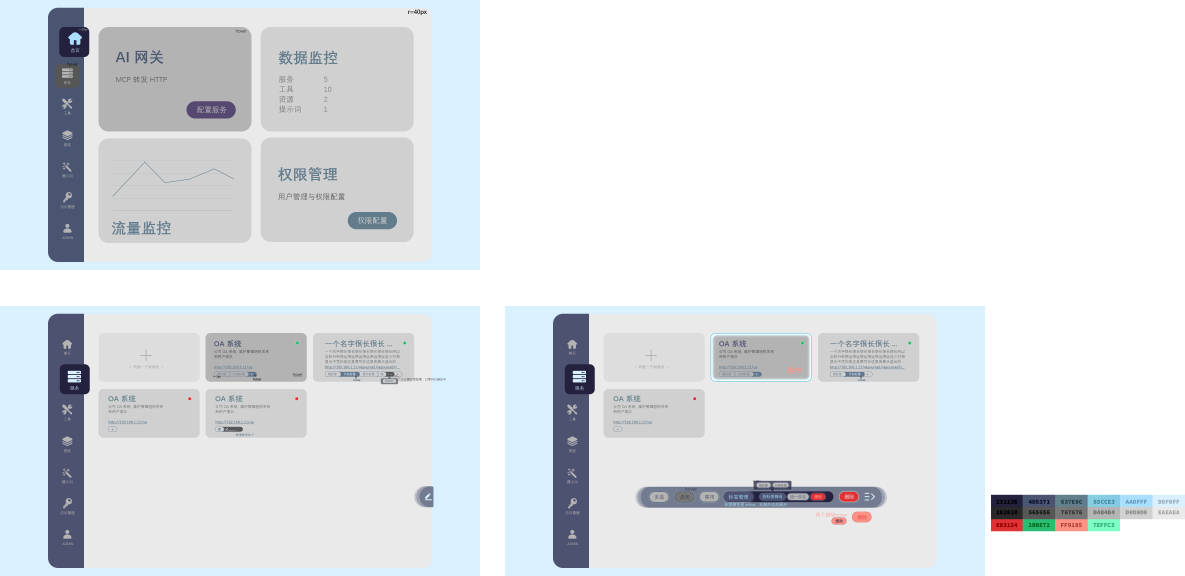
#> input picture _work/preview/首页与服务列表.png, 4737 x 2304 px, found by its file name (shown at 1/4 size); its folder holds 3 pictures in this run
$ python crop_boards.py
#> lines starting #> are read from the running program, lines starting #| are printed output that depends on the picture
# -*- coding: utf-8 -*-
"""Crop artboards out of the rendered PSD composites for close reading."""
import os
from PIL import Image

SRC = r'E:\IdeaProjects\mcp-rest-bridge\_work\preview'
OUT = r'E:\IdeaProjects\mcp-rest-bridge\_work\boards'
os.makedirs(OUT, exist_ok=True)

jobs = {
    '首页与服务列表': [
        ('p1-home', (0, 0, 1920, 1080)),
        ('p2-list', (0, 1224, 1920, 2304)),
        ('p3-list-hover', (2020, 1224, 3940, 2304)),
        ('p4-toolbar-zoom', (2210, 1254, 3749, 2273)),
    ],
    '服务的创建与导入': [
        ('s1-new-service', (0, 0, 1920, 1080)),
        ('s2-import-upload', (2020, 0, 3940, 1080)),
        ('s3-import-check', (4040, 0, 5960, 1080)),
        ('s4-import-result', (6060, 0, 7980, 1080)),
    ],
    '工具': [
        ('t1-tool-list', (0, 0, 1920, 1080)),
        ('t2-tool-detail', (2020, 0, 3940, 1080)),
        ('t3-param-frames-left', (700, 1300, 4000, 1951)),
        ('t4-param-frames-right', (4000, 1300, 8027, 1951)),
    ],
}

for name, crops in jobs.items():
    im = Image.open(os.path.join(SRC, name + '.png')).convert('RGB')
#> im is the input picture: PIL image 4737x2304 RGB; mean R, G, B 226.4, 230.1, 233.6
    for label, box in crops:
        box = (max(0, box[0]), max(0, box[1]), min(im.width, box[2]), min(im.height, box[3]))
        piece = im.crop(box)
        path = os.path.join(OUT, label + '.png')
        piece.save(path)
        print('%-22s %-24s %s  size=%s' % (name, label, box, piece.size))
#> this loop made 4 passes
#> pass 1, `piece = im.crop(box)`:
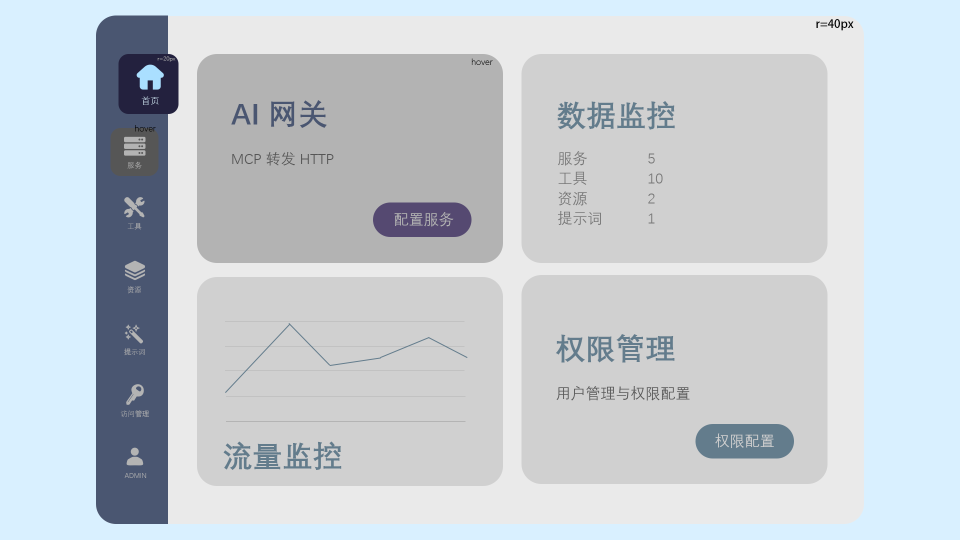
#> piece: PIL image 1920x1080 RGB (shown at 1/2 size); mean R, G, B 199.7, 206.4, 212.4
#> pass 2, `piece = im.crop(box)`:
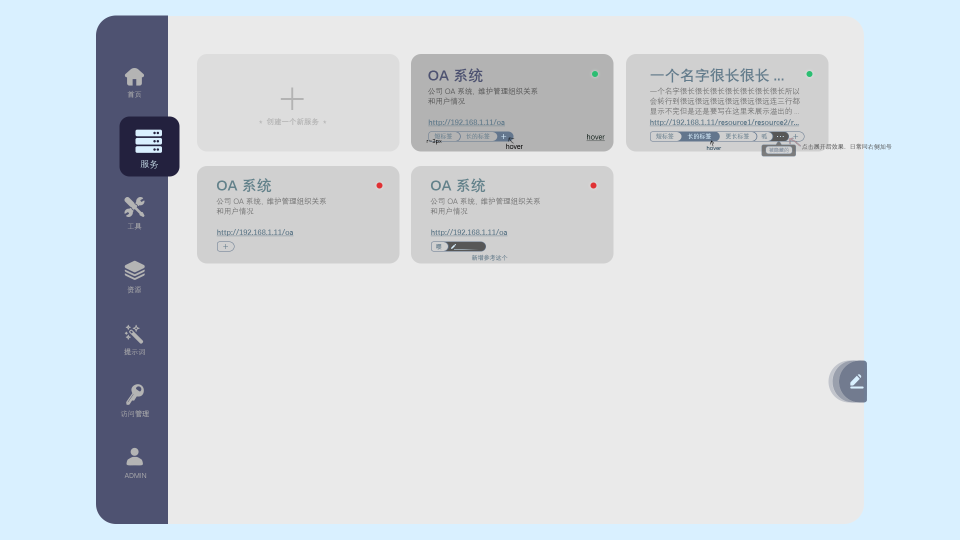
#> piece: PIL image 1920x1080 RGB (shown at 1/2 size); mean R, G, B 211.8, 217.9, 223.9
#> pass 3, `piece = im.crop(box)`:
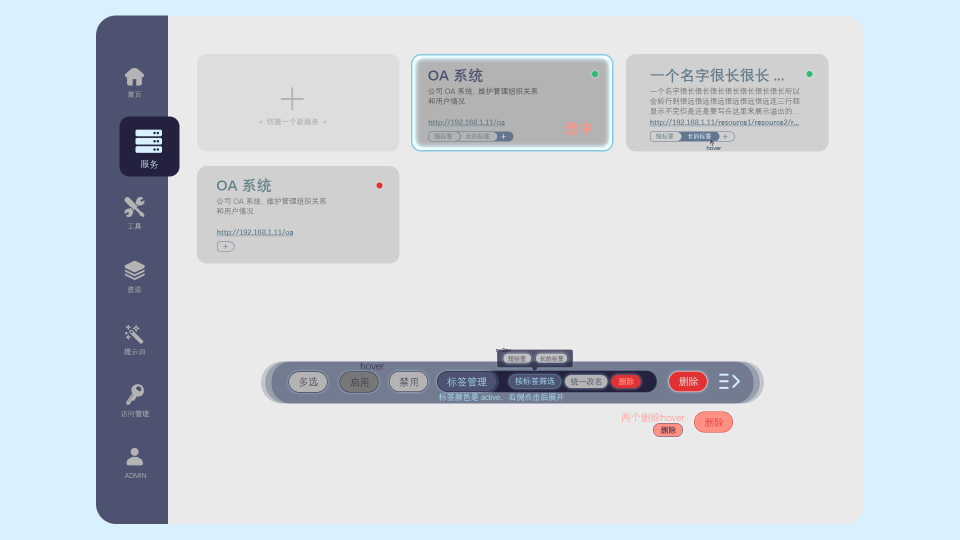
#> piece: PIL image 1920x1080 RGB (shown at 1/2 size); mean R, G, B 208.9, 214.9, 221.6
#> after the loop:
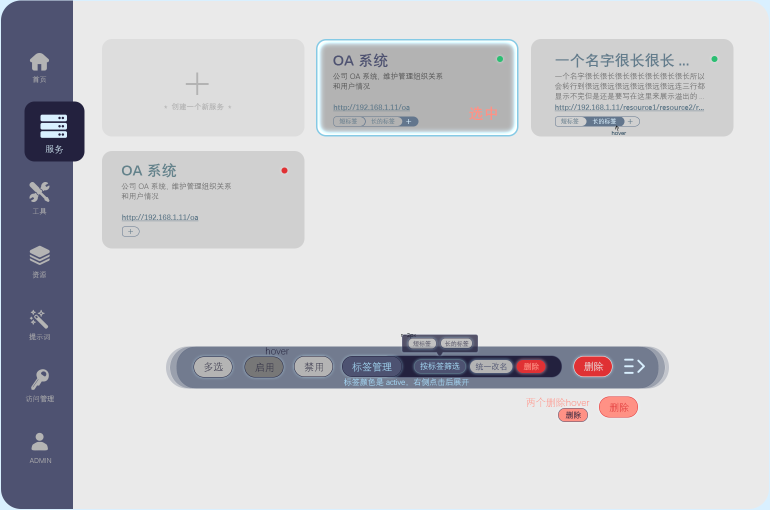
#> piece: PIL image 1539x1019 RGB (shown at 1/2 size); mean R, G, B 206.3, 206.8, 210.8
#> pass 2 of the loop `for name, crops in jobs.items():`:
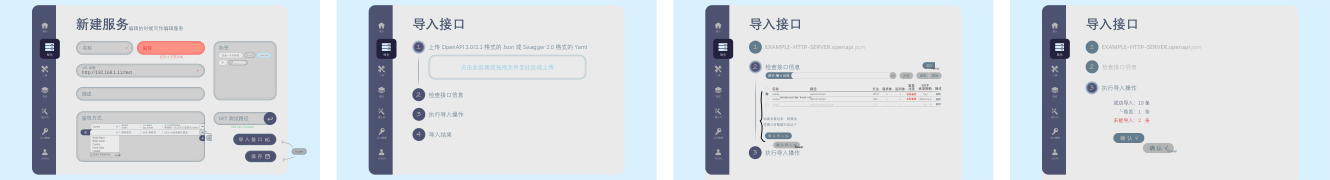
#> input picture _work/preview/服务的创建与导入.png, 7980 x 1080 px, found by its file name (shown at 1/6 size)
#> im is the input picture: PIL image 7980x1080 RGB; mean R, G, B 215.2, 220.6, 226.5
#> the loop `for label, box in crops:` made 4 passes
#> pass 1, `piece = im.crop(box)`:
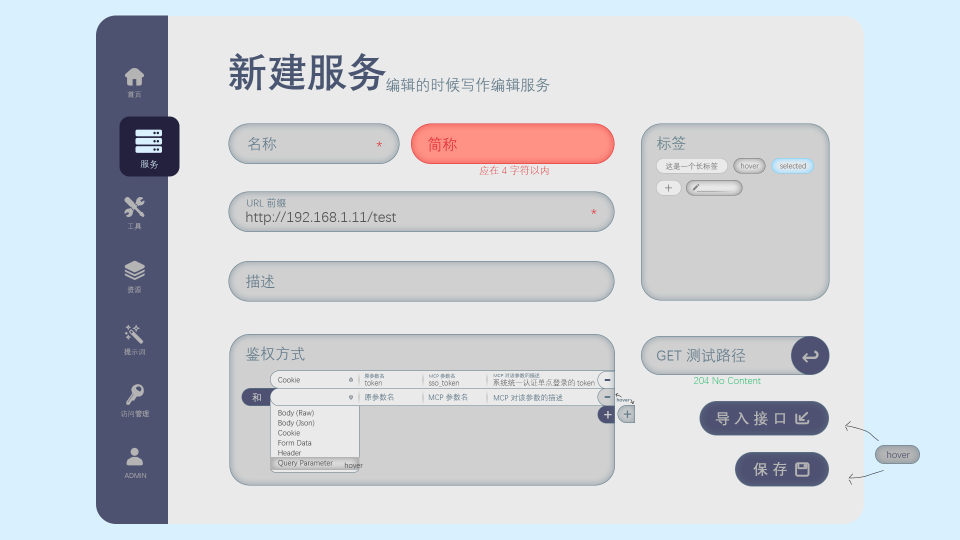
#> piece: PIL image 1920x1080 RGB (shown at 1/2 size); mean R, G, B 207.6, 212.3, 218.9
#> after the loop `for label, box in crops:`:
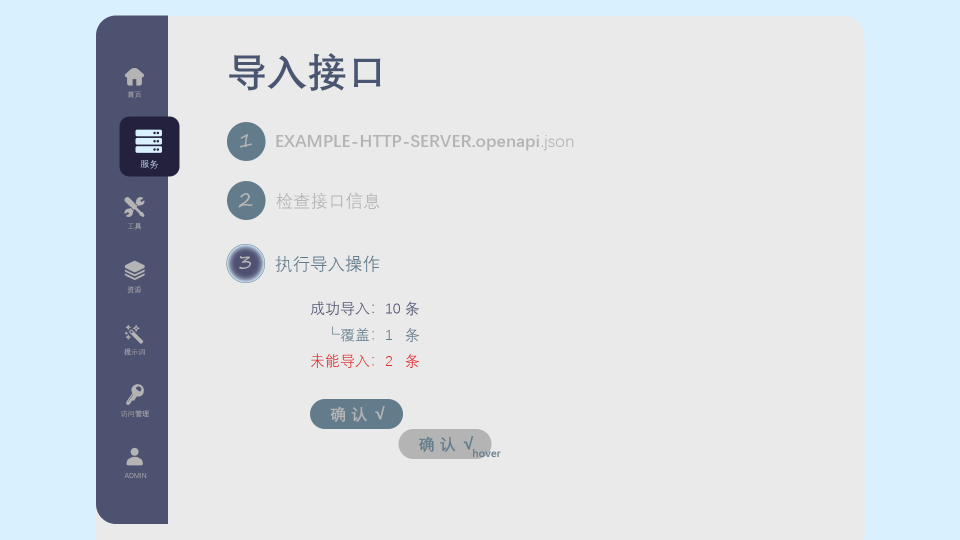
#> piece: PIL image 1920x1080 RGB (shown at 1/2 size); mean R, G, B 216.5, 222.1, 227.8
#> pass 3 of the loop `for name, crops in jobs.items():`:
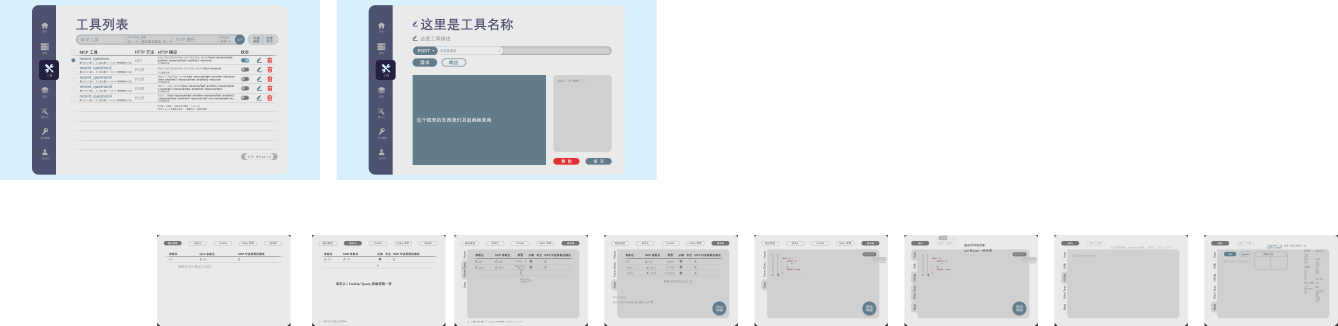
#> input picture _work/preview/工具.png, 8027 x 1951 px, found by its file name (shown at 1/6 size)
#> im is the input picture: PIL image 8027x1951 RGB; mean R, G, B 232, 234.3, 236.4
#> the loop `for label, box in crops:` made 4 passes
#> pass 1, `piece = im.crop(box)`:
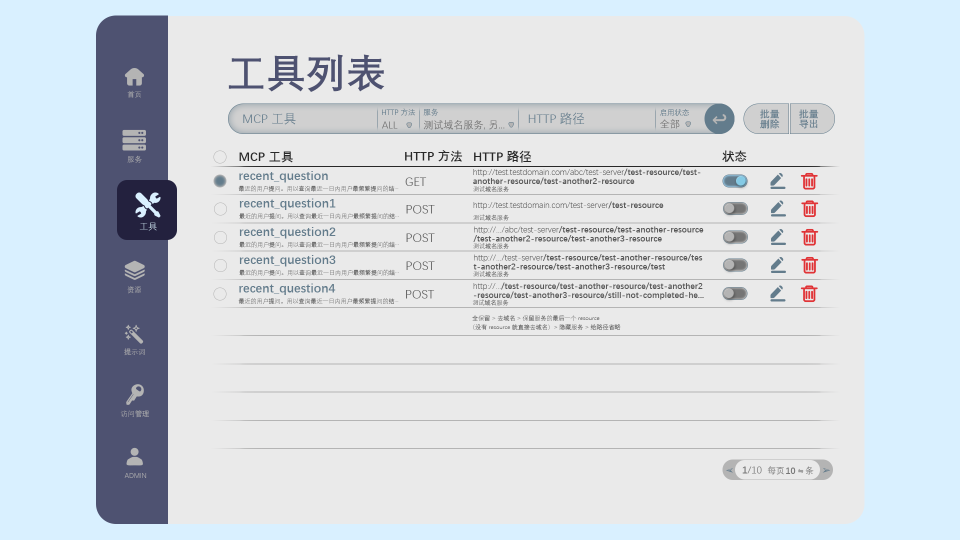
#> piece: PIL image 1920x1080 RGB (shown at 1/2 size); mean R, G, B 213.1, 219.1, 225.2
#> after the loop `for label, box in crops:`:
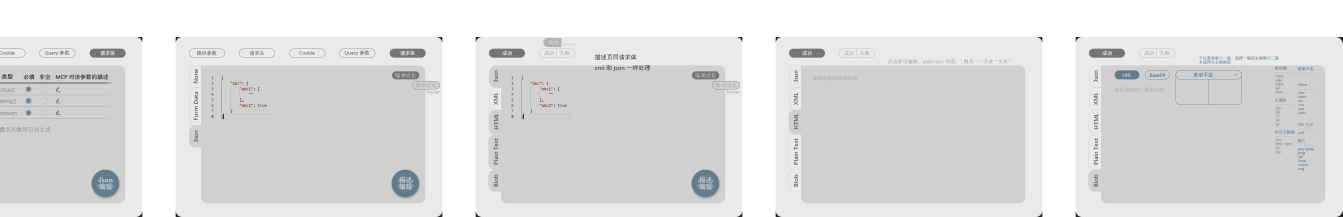
#> piece: PIL image 4027x651 RGB (shown at 1/3 size); mean R, G, B 223.9, 224.1, 224.3
